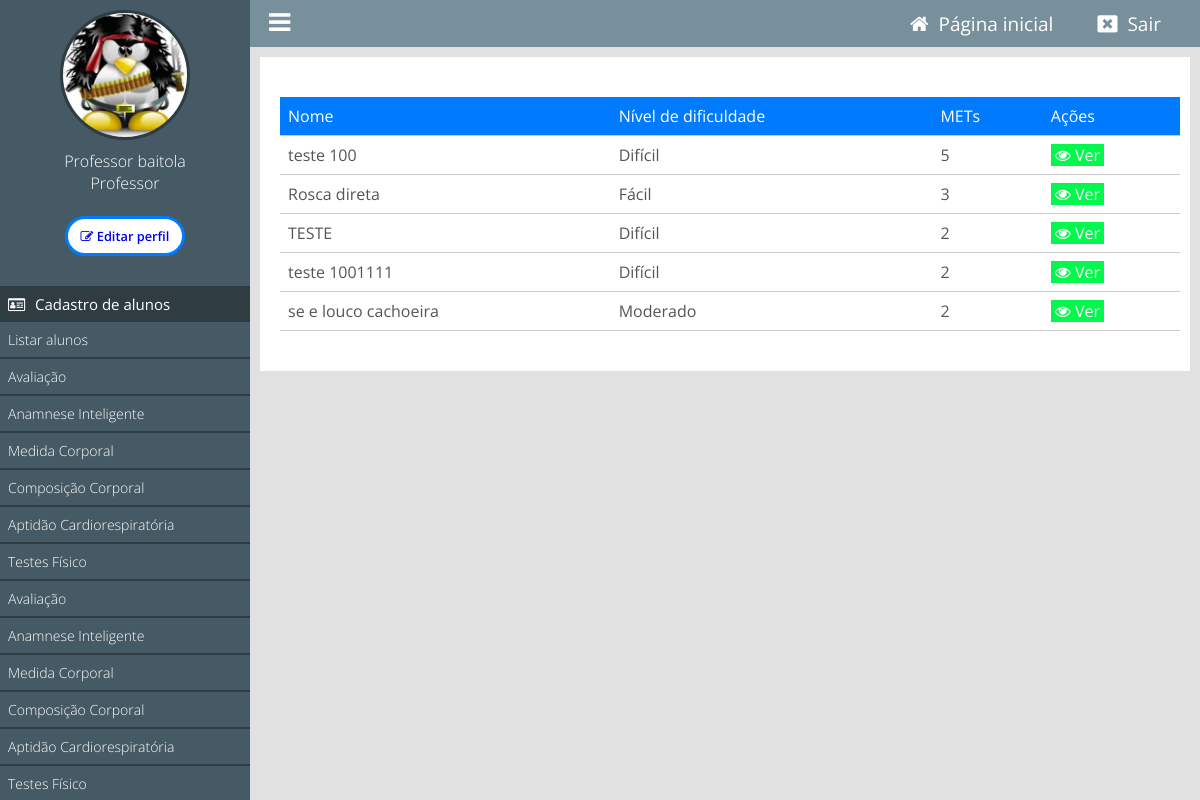
Page /painel/listar-exercicios (signed in) on the committed database.
### tables this page shows
CREATE TABLE IF NOT EXISTS `tb_exercicios_lib` (
  `id` int NOT NULL AUTO_INCREMENT,
  `usuario_id` int NOT NULL,
  `categoria_id` int NOT NULL,
  `nome_exercicio` varchar(255) NOT NULL,
  `articulacao` varchar(255) NOT NULL,
  `membro` varchar(255) NOT NULL,
  `grupo_muscular` varchar(255) NOT NULL,
  `aplicacao_forca` varchar(255) NOT NULL,
  `movimento` varchar(255) NOT NULL,
  `video` varchar(255) NOT NULL,
  `contra_indicacoes` varchar(255) NOT NULL,
  `indicacoes` varchar(255) NOT NULL,
  `mets_consumo_energetico` float NOT NULL,
  `nivel_dificuldade` varchar(255) NOT NULL,
  `created_at` timestamp NULL DEFAULT CURRENT_TIMESTAMP,
  `data_inclusao` datetime NOT NULL,
  PRIMARY KEY (`id`)
);

### classes/MySql.php (called while the page is built)
<?php
    class MySql{
        private static $pdo;
        public static function conectar(){
            if(self::$pdo == null){
                try{
                    self::$pdo = new PDO('mysql:host='.HOST.';dbname='.DATABASE,USER,PASSWORD,array(PDO::MYSQL_ATTR_INIT_COMMAND => "SET NAMES utf8"));
                    self::$pdo->setAttribute(PDO::ATTR_ERRMODE,PDO::ERRMODE_EXCEPTION);
                }catch(Exception $e) {
                    echo 'erro ao conectar, tente novamente mais tarde';
                }
            }
            return self::$pdo;
        }
    }
?>

### classes/Exercicio.php (called while the page is built, shortened)
<?php
class Exercicio {
    private $db;
    public function __construct() {
        $this->db = MySql::conectar();
    }
    public function buscarExercicios() {
        try {
            $sql = $this->db->prepare("SELECT * FROM `tb_exercicios_lib`;");
            $sql->execute();
            $resultados = $sql->fetchAll(PDO::FETCH_ASSOC);
            return $resultados ?: [];
        } catch (PDOException $e) {
            error_log("Erro ao listar exercícios: " . $e->getMessage());
            return false;
        }
    }
}
?>

### painel/pages/listar-exercicios.php (the view, shortened to what this page needs)
<?php
$exercicio = new Exercicio();
$exercicios = $exercicio->buscarExercicios();
?>
<div class="box-content">
<table id="lista-exercicios" class="display" style="width:100%" data-order='[[ 1, "asc" ]]'>
        <thead>
            <tr>
                <td>Nome</td>
                <td>Nível de dificuldade</td>
                <td>METs</td>
                <td>Ações</td>
            </tr>
        </thead>
        <tbody>
        <?php if(count($exercicios) > 0): ?>
                <?php foreach($exercicios as $exercicio): ?>
                    <tr>
                        <td><?php echo $exercicio['nome_exercicio']; ?></td>
                        <td><?php echo $exercicio['nivel_dificuldade']; ?></td>
                        <td><?php echo $exercicio['mets_consumo_energetico']; ?></td>
                        <td><a class="btn view" href="<?php echo INCLUDE_PATH_PAINEL . 'ver-exercicio?id=' . $exercicio['id']; ?>"><i class="fa fa-eye" aria-hidden="true"></i> Ver</a></td>
                    </tr>
                <?php endforeach; ?>
            <?php endif; ?>
        </tbody>
    </table>
</div>

### painel/css/style.css (style rules this page uses)
* { margin: 0; padding: 0; box-sizing: border-box; font-family: "Open Sans", sans-serif; }
html, body { height: 100%; background: rgb(225, 225, 225); }
body { overflow-x: hidden; }
.box-content { background: white; padding: 20px; margin-bottom: 20px; }
table { margin: 20px 0; width: 100%; border-collapse: collapse; min-width: 900px; }
table tr { color: #555; border-bottom: 1px solid #ccc; }
table td { padding: 8px; }
table a.btn { text-decoration: none; padding: 0 4px; color: white; font-size: 16px; }
thead tr, tfoot tr { background: #007bff; color: white; }
a.btn.view { background: #04f74d; }
.btn { padding: 10px 20px; border: none; cursor: pointer; }

### rows in the picture
tb_exercicios_lib: nome_exercicio "teste 100", nivel_dificuldade "Difícil", mets_consumo_energetico "5"
tb_exercicios_lib: nome_exercicio "Rosca direta", nivel_dificuldade "Fácil", mets_consumo_energetico "3"
tb_exercicios_lib: nome_exercicio "TESTE", nivel_dificuldade "Difícil", mets_consumo_energetico "2"
tb_exercicios_lib: nome_exercicio "teste 1001111", nivel_dificuldade "Difícil", mets_consumo_energetico "2"
tb_exercicios_lib: nome_exercicio "se e louco cachoeira", nivel_dificuldade "Moderado", mets_consumo_energetico "2"

### other values in the picture
$_SESSION['nome'] "Professor baitola"
pegaCargo($_SESSION['cargo']) "Professor"
